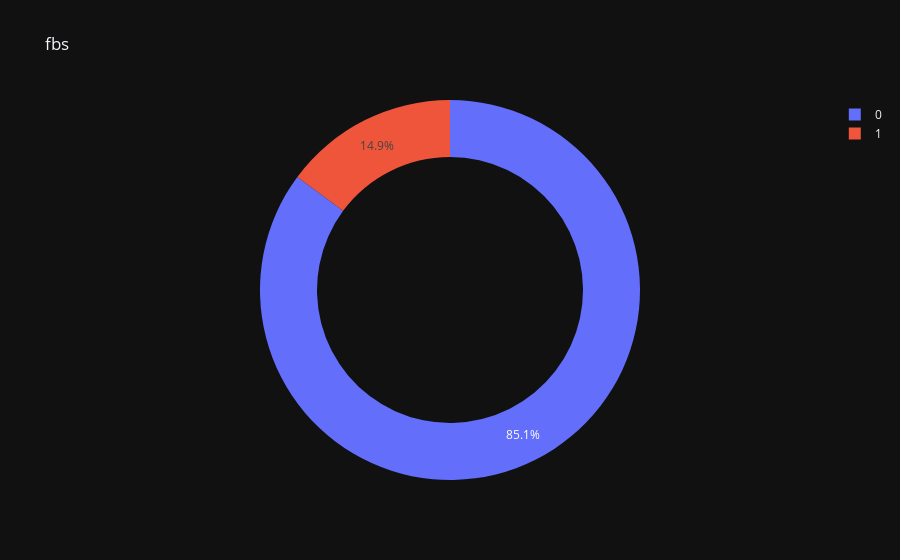

The notebook cell this image was saved under:
### Markdown cell above
Now let's plot the categorized values, namely **["output",'cp',"fbs","exng","restecg","thall","caa","slp"]**

### Code cell
#Pie plots 
for col in class_cols[2:]:
    ax=px.pie(data1, names= col ,template= "plotly_dark",title=col,hole=0.7)
    ax.show()
    
#Swarm Plots
for col in class_cols[2:]:
    sns.catplot(kind="swarm", data=data1, x=col, y="age", palette="inferno", hue="sex")
plt.show()
    
# fig, ax1 = plt.subplots(4,2, figsize=(15,22.5))
# k = 0
# for i in range(4):
#     for j in range(2):
#         sns.boxplot(data=data1,x=class_cols[k],y="age",palette="autumn",hue="sex",saturation=1,ax=ax1[i][j])
#         k+=1
# plt.tight_layout()
# plt.show()

### Figure 1 — Plotly figure (JSON) as saved in the notebook; plotly's stock layout.template omitted (floating-point values rounded to 4 significant figures; data arrays with more than 128 entries replaced by an {"elided": "..."} marker saying what was removed)
{"data": [{"domain": {"x": [0, 1], "y": [0, 1]}, "hole": 0.7, "hovertemplate": "fbs=%{label}<extra></extra>", "labels": {"elided": "303 int values"}, "legendgroup": "", "name": "", "showlegend": true, "type": "pie"}], "layout": {"legend": {"tracegroupgap": 0}, "title": {"text": "fbs"}}}
